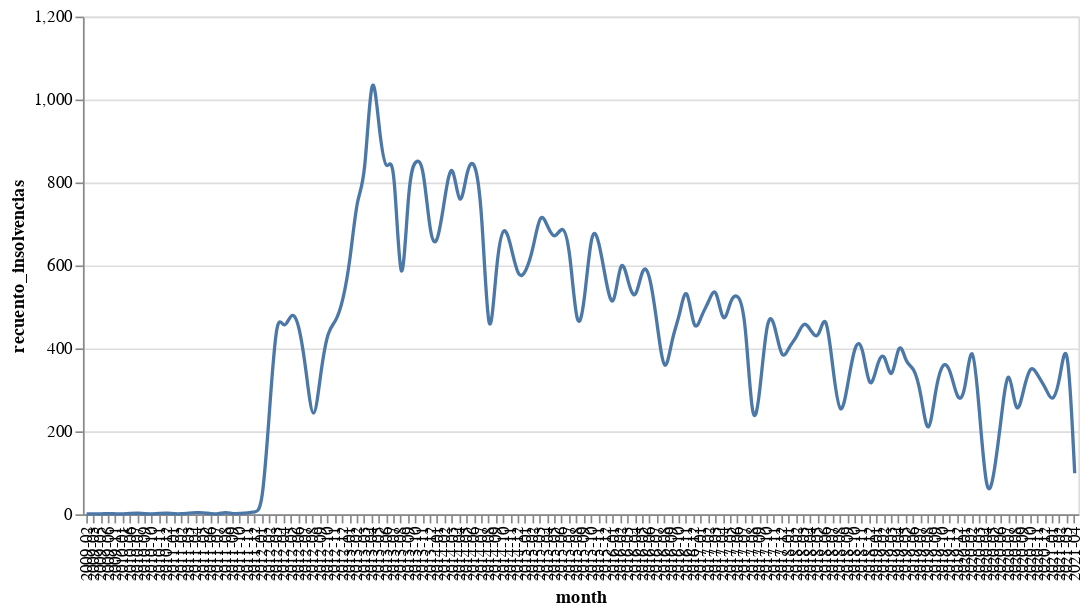

The cell this chart's notebook holds for it:
### Code cell
###    GENERATE INTERACTIVE CHANGING TOOLTIP      ###

source = df_dates_cn

# Create a selection that chooses the nearest point & selects based on x-value
nearest = alt.selection(type='single', nearest=True, on='mouseover',
                        fields=['month'], empty='none')

# The basic line
line = alt.Chart(source).mark_line(interpolate='basis').encode(
    x='month:O',
    y='recuento_insolvencias:Q'
)

# Transparent selectors across the chart. This is what tells us
# the x-value of the cursor
selectors = alt.Chart(source).mark_point().encode(
    x='month:O',
    opacity=alt.value(0),
).add_selection(
    nearest
)

# Draw points on the line, and highlight based on selection
points = line.mark_point().encode(
    opacity=alt.condition(nearest, alt.value(1), alt.value(0))
)

# Draw text labels near the points, and highlight based on selection
text = line.mark_text(align='left', dx=2, dy=-2).encode(
    text=alt.condition(nearest, 'month:O', alt.value(' '))
)

# Draw a rule at the location of the selection
rules = alt.Chart(source).mark_rule(color='gray').encode(
    x='month:O',
).transform_filter(
    nearest
)

# Put the five layers into a chart and bind the data
chart3 = alt.layer(
    line, selectors, points, rules, text
).properties(
    width=600, height=300
)

chart3.save(export_file + '_interactive_text.html')
print("Interactive plot has been successfully saved at " + export_file + '_interactive_text.html')

chart3

### Figure 1 — Vega-Lite specification as saved in the notebook (floating-point values rounded to 4 significant figures; data arrays with more than 128 entries replaced by an {"elided": "..."} marker saying what was removed)
{"config": {"view": {"continuousWidth": 400, "continuousHeight": 300}}, "layer": [{"mark": {"type": "line", "interpolate": "basis"}, "encoding": {"x": {"type": "ordinal", "field": "month"}, "y": {"type": "quantitative", "field": "recuento_insolvencias"}}}, {"mark": "point", "encoding": {"opacity": {"value": 0}, "x": {"type": "ordinal", "field": "month"}}, "selection": {"selector022": {"type": "single", "nearest": true, "on": "mouseover", "fields": ["month"], "empty": "none"}}}, {"mark": "point", "encoding": {"opacity": {"condition": {"value": 1, "selection": "selector022"}, "value": 0}, "x": {"type": "ordinal", "field": "month"}, "y": {"type": "quantitative", "field": "recuento_insolvencias"}}}, {"mark": {"type": "rule", "color": "gray"}, "encoding": {"x": {"type": "ordinal", "field": "month"}}, "transform": [{"filter": {"selection": "selector022"}}]}, {"mark": {"type": "text", "align": "left", "dx": 2, "dy": -2}, "encoding": {"text": {"condition": {"type": "ordinal", "field": "month", "selection": "selector022"}, "value": " "}, "x": {"type": "ordinal", "field": "month"}, "y": {"type": "quantitative", "field": "recuento_insolvencias"}}}], "data": {"name": "data-219ddca516e63a3341c5356a2078de6c"}, "height": 300, "width": 600, "$schema": "https://vega.github.io/schema/vega-lite/v4.8.1.json", "datasets": {"data-219ddca516e63a3341c5356a2078de6c": {"elided": "136 records"}}}
